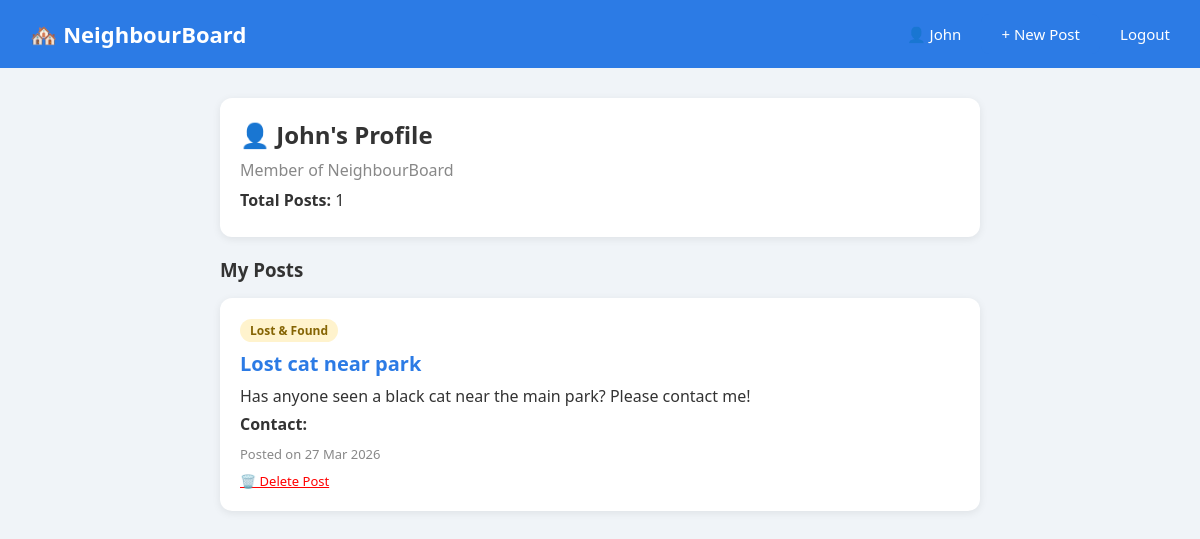
Screenshot of /profile/ (signed in) with the database file from the repository.
### board/models.py (models this page shows, shortened)
class Post(models.Model):
    title = models.CharField(max_length=200)
    content = models.TextField()
    category = models.CharField(max_length=50, choices=CATEGORY_CHOICES)
    author = models.ForeignKey(User, on_delete=models.CASCADE)
    contact = models.CharField(max_length=100, blank=True)
    created_at = models.DateTimeField(auto_now_add=True)

### board/views.py (the view)
# urls.py: path('profile/', views.profile_view, name='profile'),
@login_required(login_url='login')
def profile_view(request):
    posts = Post.objects.filter(author=request.user).order_by('-created_at')
    return render(request, 'profile.html', {'posts': posts})

### board/templates/profile.html
{% extends 'base.html' %}
{% block content %}
<div class="post-card" style="margin-bottom: 20px;">
    <h2>👤 {{ request.user.username }}'s Profile</h2>
    <p style="color: #888; margin-top: 8px;">Member of NeighbourBoard</p>
    <p style="margin-top: 8px;"><strong>Total Posts:</strong> {{ posts.count }}</p>
</div>
<h3 style="margin-bottom: 16px;">My Posts</h3>
{% if posts %}
    {% for post in posts %}
        <div class="post-card">
            <span class="badge badge-{{ post.category }}">{{ post.get_category_display }}</span>
            <h3>{{ post.title }}</h3>
            <p>{{ post.content }}</p>
            <p><strong>Contact:</strong> {{ post.contact }}</p>
            <p class="meta">Posted on {{ post.created_at|date:"d M Y" }}</p>
            <a href="/delete/{{ post.id }}/" style="color:red;font-size:13px;">🗑️ Delete Post</a>
        </div>
    {% endfor %}
{% else %}
    <p class="empty">You haven't posted anything yet! <a href="/create/">Create your first post</a></p>
{% endif %}
{% endblock %}

### board/templates/base.html (shortened to what this page needs)
<!DOCTYPE html>
<html>
<head>
</head>
<body>
<nav class="navbar">
    <h1>🏘️ NeighbourBoard</h1>
    {% if request.user.is_authenticated %}
        <div>
            <a href="/profile/" style="color:white">👤 {{ request.user.username }}</a>
            <a href="/create/" class="btn" style="margin-left:16px">+ New Post</a>
            <a href="/logout/">Logout</a>
        </div>
    {% endif %}
</nav>
<div class="container">
    {% block content %}
    {% endblock %}
</div>
</body>
</html>

### board/templates/base.html (style rules this page uses)
* { margin: 0; padding: 0; box-sizing: border-box; }
body { font-family: 'Segoe UI', sans-serif; background-color: #f0f4f8; color: #333; }
.navbar { background-color: #2c7be5; padding: 14px 30px; display: flex; justify-content: space-between; align-items: center; }
.navbar h1 { color: white; font-size: 22px; }
.navbar a { color: white; text-decoration: none; margin-left: 16px; font-size: 15px; }
.container { max-width: 800px; margin: 30px auto; padding: 0 20px; }
.post-card { background: white; border-radius: 12px; padding: 20px; margin-bottom: 20px; box-shadow: 0 2px 8px rgba(0,0,0,0.08); }
.post-card h3 { font-size: 20px; margin-bottom: 8px; color: #2c7be5; }
.post-card p { margin-bottom: 6px; }
.post-card .meta { font-size: 13px; color: #888; margin-top: 10px; }
.badge { display: inline-block; padding: 3px 10px; border-radius: 20px; font-size: 12px; font-weight: bold; margin-bottom: 8px; }
.badge-lostfound { background: #fff3cd; color: #856404; }
.btn { display: inline-block; padding: 10px 20px; background: #2c7be5; color: white; border-radius: 8px; text-decoration: none; font-size: 14px; border: none; cursor: pointer; }

### rows the page displays
Post: category "Lost & Found", title "Lost cat near park", content "Has anyone seen a black cat near the main park? Please contact me!", created_at "27 Mar 2026"

### other values shown
{{ request.user.username }} "John"
{{ posts.count }} "1"
